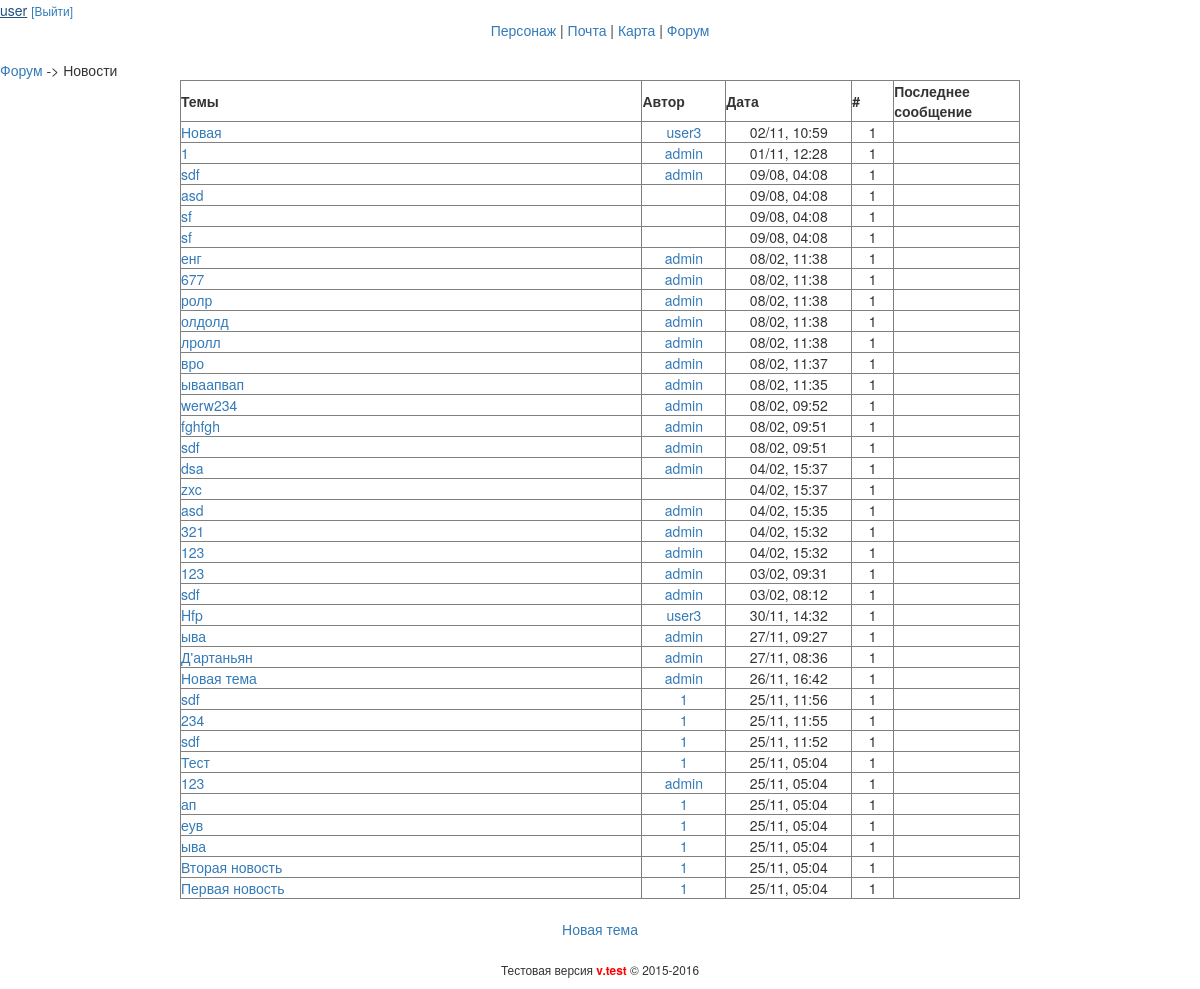
The app's page /forum/section?id=1 (signed in) with its own data.
### tables this page shows
CREATE TABLE IF NOT EXISTS `section` (
  `id` int(11) unsigned NOT NULL AUTO_INCREMENT,
  `title` varchar(255) NOT NULL,
  `group` varchar(255) NOT NULL,
  PRIMARY KEY (`id`)
);

CREATE TABLE IF NOT EXISTS `threads` (
  `id` int(11) NOT NULL AUTO_INCREMENT,
  `mid` int(11) NOT NULL,
  `fid` int(11) NOT NULL,
  `type` enum('topic','reply','','') NOT NULL,
  `title` varchar(256) NOT NULL,
  `text` text NOT NULL,
  `user` varchar(256) NOT NULL,
  `user_id` int(11) NOT NULL,
  `date` text NOT NULL,
  PRIMARY KEY (`id`)
);

### app/core/controllerClass.php (called while the page is built, shortened)
<?php
class Controller {
    public function isLogin() {
        if(isset($_COOKIE['login'])) return true;
        return false;
    }
}

### app/core/modelClass.php (called while the page is built, shortened)
<?php
class Model {
    public $mysqli;
    public function __construct() {
        $this->mysqli = new mysqli(Config::DBHOST,Config::DBUSER,Config::DBPASS,Config::DBNAME);
        $this->mysqli->query("SET NAMES 'utf8'");
    }
    public function query($query) {
        return $this->mysqli->query($query);
    }
    public function select($query) {
        $res = $this->query($query);
        $ret = [];
        while($row = mysqli_fetch_assoc($res)) {
            $ret[] = $row;
        }
        return $ret;
    }
}

### app/core/viewClass.php (called while the page is built)
<?php
class View {
    public function render($title,$content,$template,$data=null,$data2=null,$data3=null) {
        include 'app/views/'.$template;
    }
}

### app/start.php (called while the page is built, shortened)
<?php
require_once 'core/controllerClass.php';
require_once 'core/viewClass.php';
require_once 'core/modelClass.php';
require_once 'core/routerClass.php';
Router::run();

### index.php (called while the page is built, shortened)
<?php
require_once 'app/start.php';

### app/models/modelForum.php (called while the page is built, shortened)
<?php
class ModelForum extends Model {
    public function getThreadsBySection($section) {
        $sql = "SELECT * FROM `threads` WHERE `fid` = '$section' ORDER BY `id` DESC";
        return $this->select($sql);
    }
	public function getForumByID($id) {
        return $this->select("SELECT * FROM `section` WHERE `id` = '$id'");
    }
}

### app/views/forum/section.php (the view, shortened to what this page needs)
<div class="nav">
    <a href="/forum/">Форум</a> -> <?=$data2[0]['title']?>
</div>
<table border="1" width="70%" align="center">
    <tr>
        <th width="55%">Темы</th>
        <th width="10%">Автор</th>
        <th width="15%">Дата</th>
        <th width="5%">#</th>
        <th width="15%">Последнее сообщение</th>
    </tr>
    <?php foreach($data as $section): ;?>
        <tr>
            <td><a href="/forum/message?fid=<?=$section['fid']?>&amp;tid=<?=$section['id']?>"><?=htmlentities($section['title'])?></a></td>
            <td align="center">
                <a href="/user/info?id=<?=$section['user_id']?>">
                    <?=$section['user']?>
                </a>
            </td>
            <td align="center"><?=$section['date']?></td>
            <td align="center">
                <?=count($section['id'])?>
            </td>
            <td align="center"></td>
        </tr>
    <?php endforeach ;?>
</table>
    <br>
    <div align="center">
        <a href="/forum/newThread?fid=<?=$section['fid']?>">Новая тема</a>
    </div>

### app/core/routerClass.php (shortened to what this page needs)
<?php
class Router {
    public static function run() {
        $url = substr($_SERVER['REQUEST_URI'],1);
			if(($pos = strpos($url, "?")) !== false) {
				$url = substr($url, 0, $pos);
			}
		$arrArg = explode('/',$url);
        $actionName = 'View';
        if(!empty($arrArg[1])) $actionName = $arrArg[1];
        $actionName = 'action'.ucfirst($actionName);
        $controllerObject = new $controllerName;
        if(method_exists($controllerObject,$actionName)) {
            $controllerObject->$actionName($paramName,$paramName2);
        } else self::page404();
    }
}

### app/controllers/controllerForum.php (shortened to what this page needs)
<?php
class ControllerForum extends Controller {
    public function __construct() {
        $this->model = new ModelForum();
        $this->view = new View();
    }
    public function actionSection() {
        $id = trim(strip_tags(intval($_GET['id'])));
		if(isset($id)) {
            $data = $this->model->getThreadsBySection($id);
            $navi = $this->model->getForumByID($id);
            $this->view->render('Форум','forum/section.php','template.php', $data, $navi);
        }
    }
}

### app/views/template.php (shortened to what this page needs)
<!DOCTYPE html>
<html>
    <head>
        <link rel="stylesheet" type="text/css" href="/css/bootstrap.css">
    </head>
    <body>
        <?php include 'app/views/viewHeader.php'; ?>
        <?php include 'app/views/'.$content;?>
        <?php include 'app/views/viewFooter.php'?>
    </body>
</html>

### app/views/viewHeader.php (shortened to what this page needs)
<header>
    <?php if(isset($_COOKIE['login'])) { ?>
        <div id="header">
            <div>
                <a href="info?id=<?=$_COOKIE['id']?>"><?=$_COOKIE['login']?></a>
                <a href="/user/logout"><small>[Выйти]</small></a>
            </div>
            <div align="center">
                <nav>
                    <a href="/user/">Персонаж</a> |
                    <a href="/mail/">Почта</a> |
                    <a href="/map/">Карта</a> |
                    <a href="/forum/">Форум</a>
                </nav>
            </div>
            <br>
        </div>
        <?php } ?>
</header>

### app/views/viewFooter.php
<br>
<footer>
    <div id="footer" align="center">
        <p>
            <small>Тестовая версия <font color="red"><strong>v.test</strong></font> &copy; 2015-2016</small>
        </p>
    </div>
</footer>

### records on screen
section: title "Новости"
threads: title "Новая", user "user3", date "02/11, 10:59", id "1"
threads: title "1", user "admin", date "01/11, 12:28", id "1"
threads: title "sdf", user "admin", date "09/08, 04:08", id "1"
threads: title "asd", date "09/08, 04:08", id "1"
threads: title "sf", date "09/08, 04:08", id "1"
threads: title "sf", date "09/08, 04:08", id "1"
threads: title "енг", user "admin", date "08/02, 11:38", id "1"
threads: title "677", user "admin", date "08/02, 11:38", id "1"
threads: title "ролр", user "admin", date "08/02, 11:38", id "1"
threads: title "олдолд", user "admin", date "08/02, 11:38", id "1"
threads: title "лролл", user "admin", date "08/02, 11:38", id "1"
threads: title "вро", user "admin", date "08/02, 11:37", id "1"
threads: title "ываапвап", user "admin", date "08/02, 11:35", id "1"
threads: title "werw234", user "admin", date "08/02, 09:52", id "1"
threads: title "fghfgh", user "admin", date "08/02, 09:51", id "1"
threads: title "sdf", user "admin", date "08/02, 09:51", id "1"
threads: title "dsa", user "admin", date "04/02, 15:37", id "1"
threads: title "zxc", date "04/02, 15:37", id "1"
threads: title "asd", user "admin", date "04/02, 15:35", id "1"
threads: title "321", user "admin", date "04/02, 15:32", id "1"
threads: title "123", user "admin", date "04/02, 15:32", id "1"
threads: title "123", user "admin", date "03/02, 09:31", id "1"
threads: title "sdf", user "admin", date "03/02, 08:12", id "1"
threads: title "Hfp", user "user3", date "30/11, 14:32", id "1"
threads: title "ыва", user "admin", date "27/11, 09:27", id "1"
threads: title "Д'артаньян", user "admin", date "27/11, 08:36", id "1"
threads: title "Новая тема", user "admin", date "26/11, 16:42", id "1"
threads: title "sdf", user "1", date "25/11, 11:56", id "1"
threads: title "234", user "1", date "25/11, 11:55", id "1"
threads: title "sdf", user "1", date "25/11, 11:52", id "1"
threads: title "Тест", user "1", date "25/11, 05:04", id "1"
threads: title "123", user "admin", date "25/11, 05:04", id "1"
threads: title "ап", user "1", date "25/11, 05:04", id "1"
threads: title "еув", user "1", date "25/11, 05:04", id "1"
threads: title "ыва", user "1", date "25/11, 05:04", id "1"
threads: title "Вторая новость", user "1", date "25/11, 05:04", id "1"
threads: title "Первая новость", user "1", date "25/11, 05:04", id "1"

### other values on screen
$_COOKIE['login'] "user"
